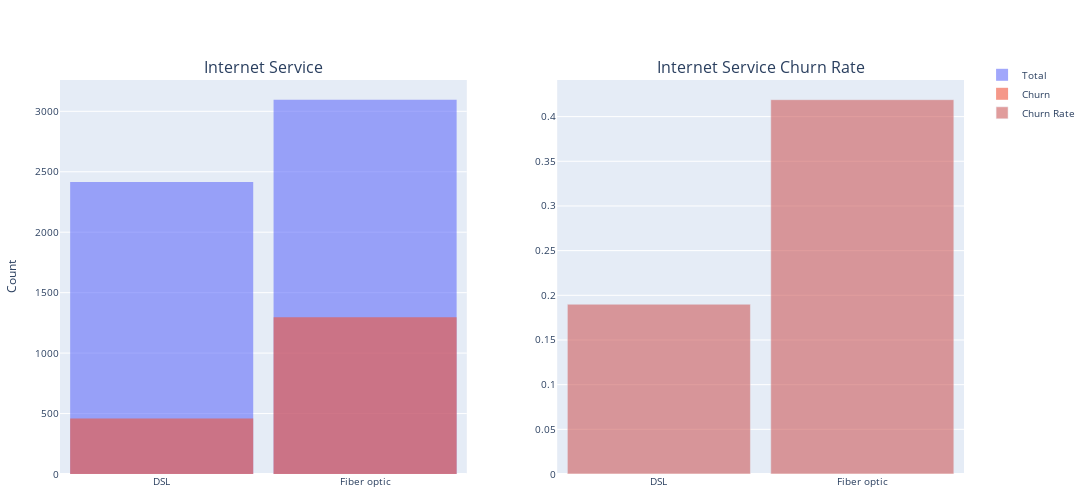

Notebook cell for this chart:
### Code cell
fig = make_subplots( rows=1, cols=2, subplot_titles=('Internet Service', 'Internet Service Churn Rate'))

cust_churn = cust_churn.replace({1:'Yes',0:'No'})

fig.add_trace(go.Histogram(x=cust_churn[cust_churn['Internet Service']!='No']['Internet Service'], opacity=0.6, name='Total'), row=1, col=1)
fig.add_trace(go.Histogram(x=cust_churn[(cust_churn['Churn']=='Yes') & (cust_churn['Internet Service']!='No')]['Internet Service'], opacity=0.6, name='Churn'), row=1, col=1)

cust_churn['Churn'] = cust_churn['Churn'].map({'No': 0, 'Yes': 1})

internet_service_churn = cust_churn.groupby('Internet Service')['Churn'].mean().reset_index()
fig.add_trace(go.Bar(x=internet_service_churn[internet_service_churn['Internet Service']!= 'No']['Internet Service'],y=internet_service_churn['Churn'],name='Churn Rate',marker_color='indianred', opacity=0.6), row=1, col=2)

fig.update_layout( barmode='overlay', bargap=0.1, width=1300, height=500, margin=dict(l=20, r=20, t=80, b=20), yaxis_title='Count', font=dict(size=10), legend=dict(y=1.05, x=1.02))

pio.renderers.default = 'plotly_mimetype'
fig.show()

### Figure 1 — Plotly figure (JSON) as saved in the notebook; plotly's stock layout.template omitted (floating-point values rounded to 4 significant figures; data arrays with more than 128 entries replaced by an {"elided": "..."} marker saying what was removed)
{"data": [{"name": "Total", "opacity": 0.6, "type": "histogram", "x": {"elided": "5512 str values"}, "xaxis": "x", "yaxis": "y"}, {"name": "Churn", "opacity": 0.6, "type": "histogram", "x": {"elided": "1756 str values"}, "xaxis": "x", "yaxis": "y"}, {"marker": {"color": "indianred"}, "name": "Churn Rate", "opacity": 0.6, "type": "bar", "x": ["DSL", "Fiber optic"], "xaxis": "x2", "y": [0.19, 0.4189, 0.07434], "yaxis": "y2"}], "layout": {"annotations": [{"font": {"size": 16}, "showarrow": false, "text": "Internet Service", "x": 0.225, "xanchor": "center", "xref": "paper", "y": 1, "yanchor": "bottom", "yref": "paper"}, {"font": {"size": 16}, "showarrow": false, "text": "Internet Service Churn Rate", "x": 0.775, "xanchor": "center", "xref": "paper", "y": 1, "yanchor": "bottom", "yref": "paper"}], "bargap": 0.1, "barmode": "overlay", "font": {"size": 10}, "height": 500, "legend": {"x": 1.02, "y": 1.05}, "margin": {"b": 20, "l": 20, "r": 20, "t": 80}, "width": 1300, "xaxis": {"anchor": "y", "domain": [0, 0.45]}, "xaxis2": {"anchor": "y2", "domain": [0.55, 1]}, "yaxis": {"anchor": "x", "domain": [0, 1], "title": {"text": "Count"}}, "yaxis2": {"anchor": "x2", "domain": [0, 1]}}}
